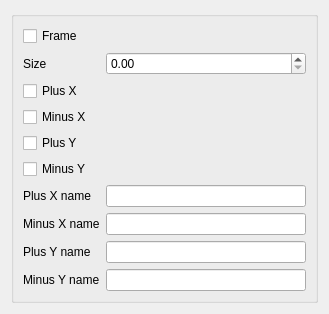
<?xml version="1.0" encoding="UTF-8"?>
<ui version="4.0">
 <class>Form</class>
 <widget class="QWidget" name="Form">
  <property name="geometry">
   <rect>
    <x>0</x>
    <y>0</y>
    <width>329</width>
    <height>278</height>
   </rect>
  </property>
  <property name="windowTitle">
   <string>Form</string>
  </property>
  <layout class="QVBoxLayout" name="verticalLayout">
   <item>
    <widget class="QGroupBox" name="groupBox">
     <property name="title">
      <string/>
     </property>
     <layout class="QFormLayout" name="formLayout">
      <item row="0" column="0">
       <widget class="QCheckBox" name="frame_checkBox">
        <property name="text">
         <string>Frame</string>
        </property>
       </widget>
      </item>
      <item row="1" column="0">
       <widget class="QLabel" name="label_2">
        <property name="text">
         <string>Size</string>
        </property>
       </widget>
      </item>
      <item row="1" column="1">
       <widget class="QDoubleSpinBox" name="size_doubleSpinBox">
        <property name="sizePolicy">
         <sizepolicy hsizetype="Expanding" vsizetype="Fixed">
          <horstretch>0</horstretch>
          <verstretch>0</verstretch>
         </sizepolicy>
        </property>
        <property name="singleStep">
         <double>0.100000000000000</double>
        </property>
       </widget>
      </item>
      <item row="2" column="0">
       <widget class="QCheckBox" name="plus_x_checkBox">
        <property name="text">
         <string>Plus X</string>
        </property>
       </widget>
      </item>
      <item row="3" column="0">
       <widget class="QCheckBox" name="minus_x_checkBox">
        <property name="text">
         <string>Minus X</string>
        </property>
       </widget>
      </item>
      <item row="4" column="0">
       <widget class="QCheckBox" name="plus_y_checkBox">
        <property name="text">
         <string>Plus Y</string>
        </property>
       </widget>
      </item>
      <item row="5" column="0">
       <widget class="QCheckBox" name="minus_y_checkBox">
        <property name="text">
         <string>Minus Y</string>
        </property>
       </widget>
      </item>
      <item row="6" column="0">
       <widget class="QLabel" name="label_9">
        <property name="text">
         <string>Plus X name</string>
        </property>
       </widget>
      </item>
      <item row="6" column="1">
       <widget class="QLineEdit" name="plus_x_name_lineEdit"/>
      </item>
      <item row="7" column="0">
       <widget class="QLabel" name="label_7">
        <property name="text">
         <string>Minus X name</string>
        </property>
       </widget>
      </item>
      <item row="7" column="1">
       <widget class="QLineEdit" name="minus_x_name_lineEdit"/>
      </item>
      <item row="8" column="0">
       <widget class="QLabel" name="label_10">
        <property name="text">
         <string>Plus Y name</string>
        </property>
       </widget>
      </item>
      <item row="8" column="1">
       <widget class="QLineEdit" name="plus_y_name_lineEdit"/>
      </item>
      <item row="9" column="0">
       <widget class="QLabel" name="label_8">
        <property name="text">
         <string>Minus Y name</string>
        </property>
       </widget>
      </item>
      <item row="9" column="1">
       <widget class="QLineEdit" name="minus_y_name_lineEdit"/>
      </item>
     </layout>
    </widget>
   </item>
   <item>
    <spacer name="verticalSpacer">
     <property name="orientation">
      <enum>Qt::Vertical</enum>
     </property>
     <property name="sizeHint" stdset="0">
      <size>
       <width>20</width>
       <height>1</height>
      </size>
     </property>
    </spacer>
   </item>
  </layout>
 </widget>
 <resources/>
 <connections/>
</ui>
